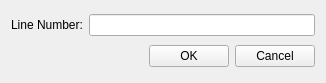
<?xml version="1.0" encoding="UTF-8"?>
<ui version="4.0">
 <class>rgGoToLineDialog</class>
 <widget class="QWidget" name="rgGoToLineDialog">
  <property name="geometry">
   <rect>
    <x>0</x>
    <y>0</y>
    <width>326</width>
    <height>83</height>
   </rect>
  </property>
  <property name="sizePolicy">
   <sizepolicy hsizetype="Preferred" vsizetype="Fixed">
    <horstretch>0</horstretch>
    <verstretch>0</verstretch>
   </sizepolicy>
  </property>
  <property name="windowTitle">
   <string>Form</string>
  </property>
  <layout class="QVBoxLayout" name="verticalLayout">
   <item>
    <layout class="QHBoxLayout" name="horizontalLayout">
     <item>
      <widget class="QLabel" name="lineNumberLabel">
       <property name="sizePolicy">
        <sizepolicy hsizetype="Preferred" vsizetype="Fixed">
         <horstretch>0</horstretch>
         <verstretch>0</verstretch>
        </sizepolicy>
       </property>
       <property name="text">
        <string>Line Number:</string>
       </property>
      </widget>
     </item>
     <item>
      <widget class="QLineEdit" name="lineNumberEdit"/>
     </item>
    </layout>
   </item>
   <item>
    <layout class="QHBoxLayout" name="horizontalLayout_2">
     <item>
      <spacer name="horizontalSpacer">
       <property name="orientation">
        <enum>Qt::Horizontal</enum>
       </property>
       <property name="sizeHint" stdset="0">
        <size>
         <width>40</width>
         <height>20</height>
        </size>
       </property>
      </spacer>
     </item>
     <item alignment="Qt::AlignRight">
      <widget class="QPushButton" name="okPushButton">
       <property name="cursor">
        <cursorShape>PointingHandCursor</cursorShape>
       </property>
       <property name="text">
        <string>OK</string>
       </property>
      </widget>
     </item>
     <item alignment="Qt::AlignRight">
      <widget class="QPushButton" name="cancelPushButton">
       <property name="cursor">
        <cursorShape>PointingHandCursor</cursorShape>
       </property>
       <property name="text">
        <string>Cancel</string>
       </property>
      </widget>
     </item>
    </layout>
   </item>
  </layout>
 </widget>
 <resources/>
 <connections/>
</ui>
